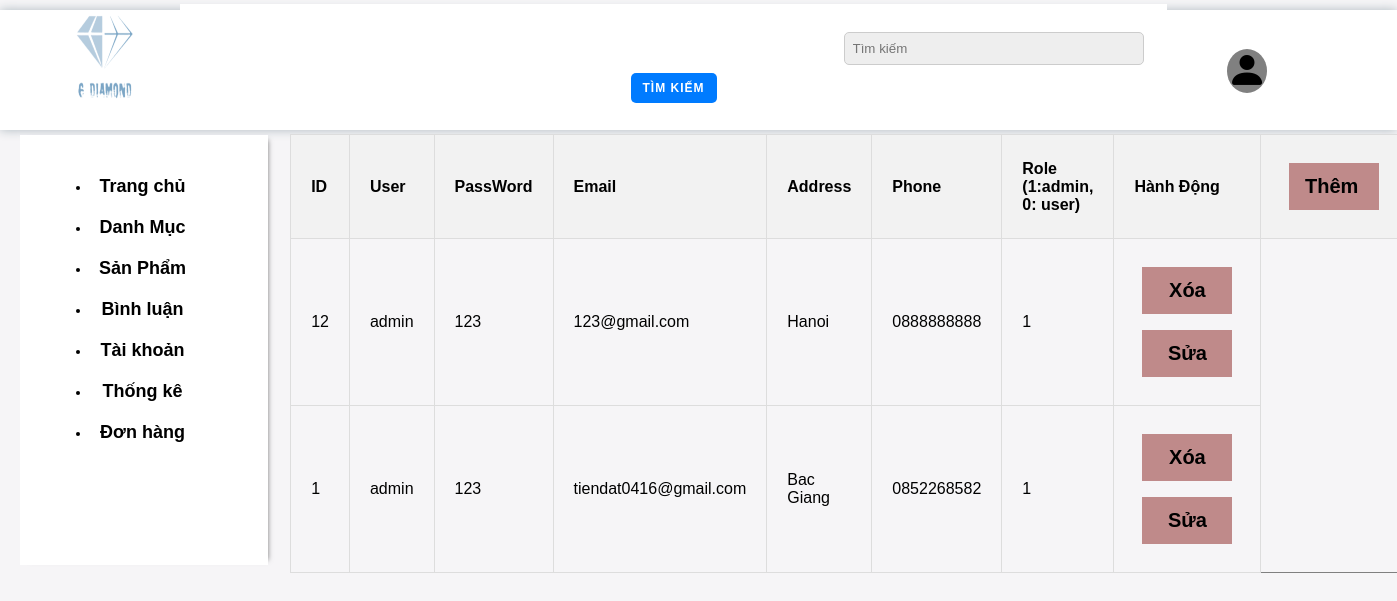
The page /admin/index.php?act=dstk on the database its author committed.
### tables this page shows
CREATE TABLE `taikhoan` (
  `id` int(10) NOT NULL,
  `user` varchar(50) NOT NULL,
  `pass` varchar(50) NOT NULL,
  `email` varchar(255) NOT NULL,
  `address` varchar(255) DEFAULT NULL,
  `tel` varchar(20) DEFAULT NULL,
  `role` tinyint(4) NOT NULL DEFAULT 0
);

### model/pdo.php (called while the page is built, shortened)
<?php
function pdo_get_connection(){
    $servername = "localhost";
    $username = "root";
    $password = "";
    try {
        $conn = new PDO("mysql:host=$servername;dbname=duan", $username, $password);
        $conn->setAttribute(PDO::ATTR_ERRMODE, PDO::ERRMODE_EXCEPTION);
        return $conn;
    } catch(PDOException $e) {
        echo "Connection failed: " . $e->getMessage();
    }
}
function pdo_query($sql){
    $sql_args=array_slice(func_get_args(),1);
    try{
        $conn=pdo_get_connection();
        $stmt=$conn->prepare($sql);
        $stmt->execute($sql_args);
        $rows=$stmt->fetchAll();
        return $rows;
    }
    catch(PDOException $e){
        throw $e;
    }
    finally{
        unset($conn);
    }
}
?>

### model/taikhoan.php (called while the page is built, shortened)
<?php
    function loadall_taikhoan(){
        $sql = "SELECT * FROM taikhoan ORDER BY id DESC";
        $listtaikhoan = pdo_query($sql);
        return $listtaikhoan;
    }
?>

### admin/taikhoan/list.php (the view)
<div class="tb">
    <table border="1">
        <tr>
            <th>ID</th>
            <th>
                 User
            </th>
            <th>
                PassWord
            </th>
            <th>
              Email
            </th>
            <th>
                Address
            </th>
            <th>
                Phone
            </th>
            <th>
                Role (1:admin, 0: user)
            </th>
            <th>
                Hành Động
            </th>
            <th>
            <a href="index.php?act=addtk"><input  class="custom-icons1" type="button" value="Thêm "></a>
            </th>
        </tr>
        <?php
        foreach ($listtk as $taikhoan) {
            extract($taikhoan);
            $xoatk = "index.php?act=xoatk&id=" . $id;
            $suatk = "index.php?act=suatk&id=" . $id;
            echo '
                    <tr>
                    <td>' . $id . '</td>
                    <td>' . $user . '</td>
                    <td>' . $pass. '</td>
                    <td>' . $email . '</td>
                    <td>' . $address . '</td>
                    <td>' . $tel . '</td>
                    <td>' . $role . '</td>
                    <td>
                      <a href="' . $xoatk . '"><input  class="custom-icons1" type="button" value="Xóa"></a>
                      <a href="' . $suatk . '"><input  class="custom-icons1" type="button" value="Sửa"></a></td>
                </tr>
                    ';
        }
        ?>
    </table>
</div>

### css/cssQ.css (style rules this page uses)
body { background: #fff; min-height: 100vh; vertical-align: middle; display: flex; font-family: sans-serif; font-size: 0.8rem; font-weight: bold; }
a { padding: 0 1vh; }
input { border: 1px solid rgba(0, 0, 0, 0.137); padding: 1vh; margin-bottom: 4vh; outline: none; width: 100%; background-color: rgb(247, 247, 247); }
a { color: black; }
* { box-sizing: border-box; }
body { background: #f6f5f7; display: flex; justify-content: center; align-items: center; flex-direction: column; font-family: "Montserrat", sans-serif; margin: -20px 0 50px; }
a { color: #333; font-size: 14px; text-decoration: none; margin: 15px 0; }
input { background-color: #eee; border: none; padding: 12px 15px; margin: 8px 0; width: 100%; }
.admin-header { margin-top: 10px; }
.tb { width: 78%; flex-grow: 1; margin-left: 273px; margin-top: -16px; }
.tb > table { width: 100%; border-collapse: collapse; margin-top: 20px; }
.tb th, .tb td { border: 1px solid #ddd; padding: 20px; text-align: left; }
.tb th { background-color: #f2f2f2; }
.custom-icons1 { font-size: 20px; font-weight: bold; color: black; background-color: rgb(191, 138, 138); border: none; width: 90px; }

### rows shown on the page
taikhoan: id "12", user "admin", pass "123", email "123@gmail.com", address "Hanoi", tel "0888888888", role "1"
taikhoan: id "1", user "admin", pass "123", email "tiendat0416@gmail.com", address "Bac Giang", tel "0852268582", role "1"
